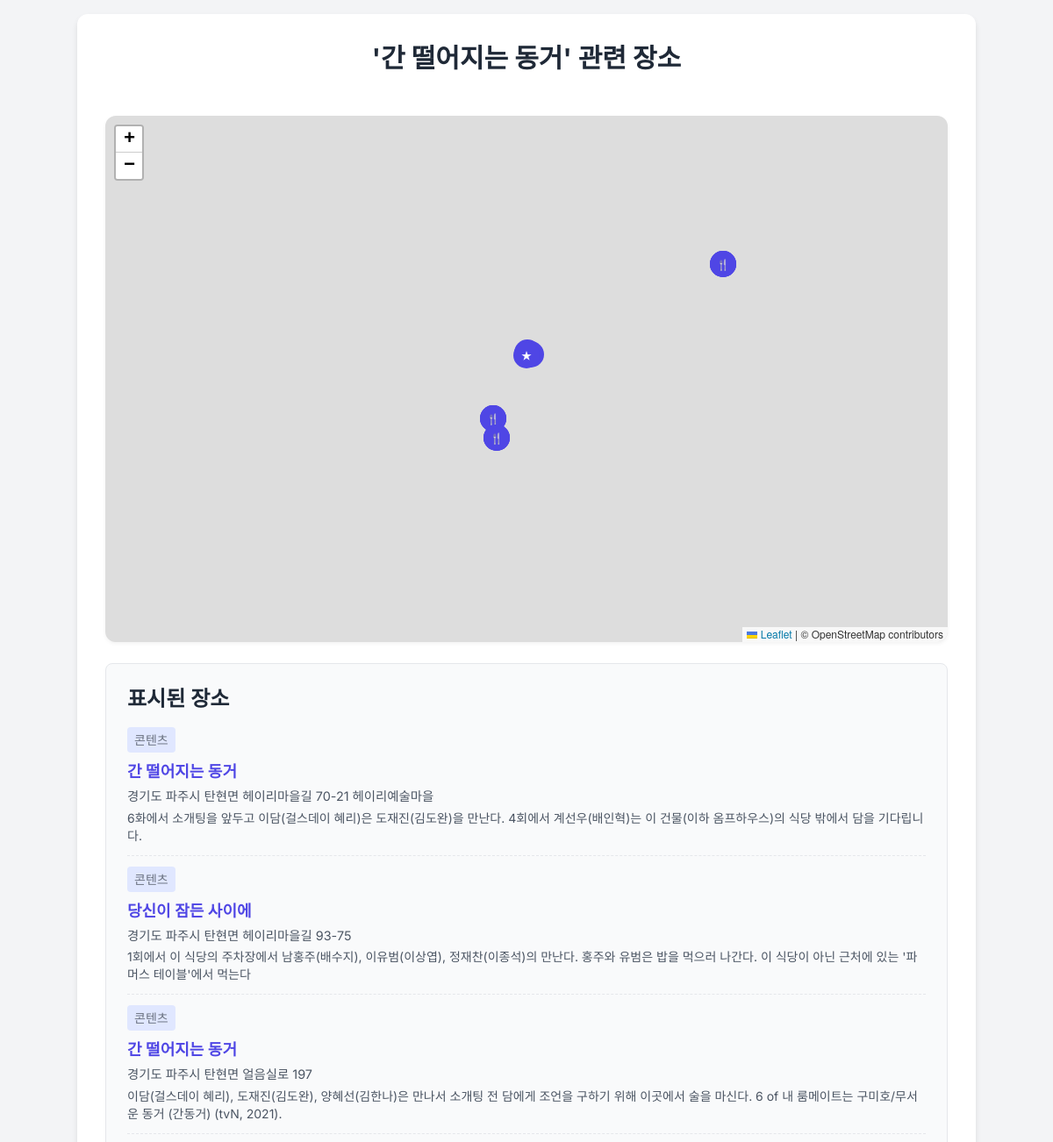
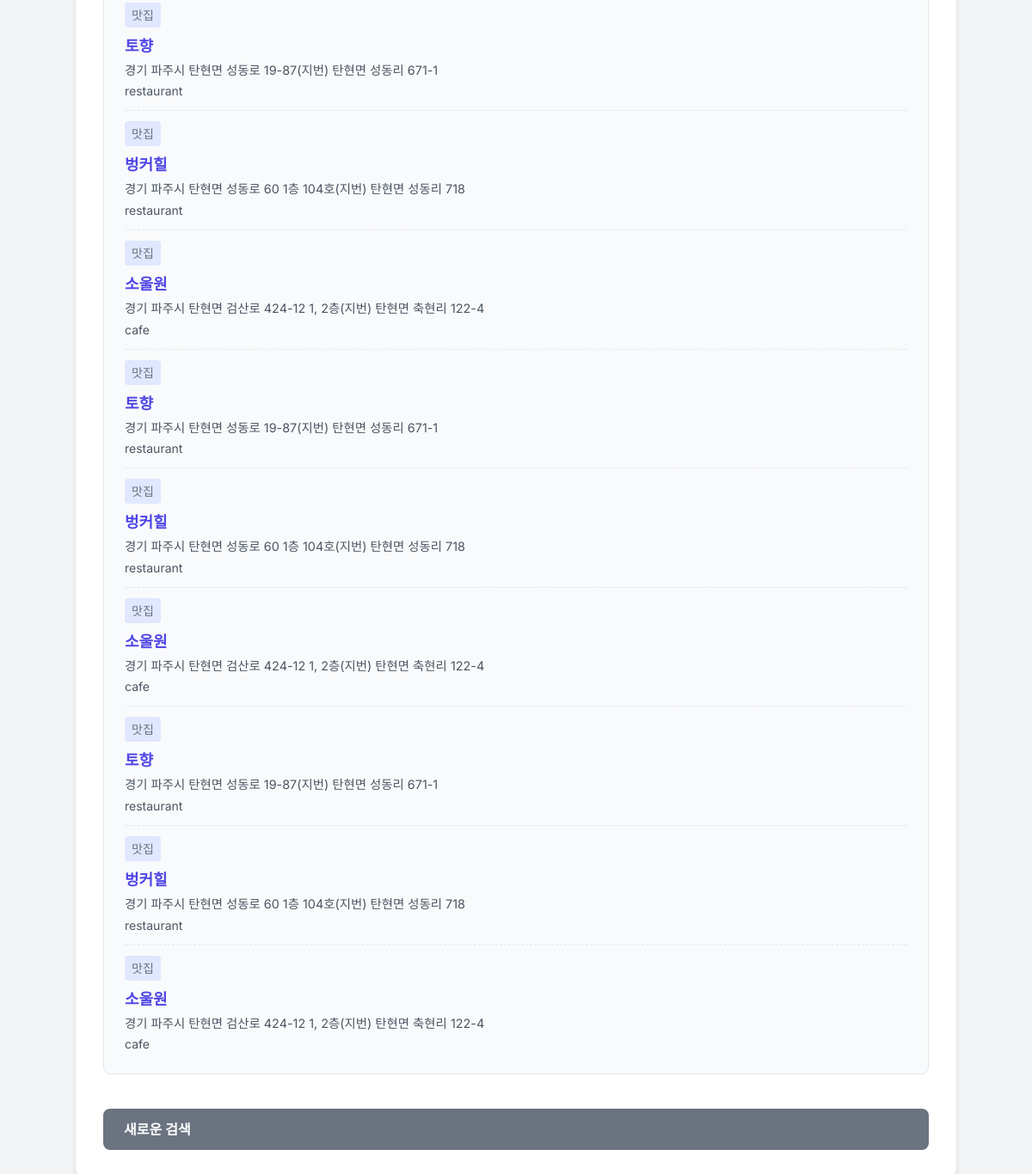
The app's page /map/131/ with its own data (2 pictures, top to bottom).
### myapp/models.py (models this page shows, shortened)
class Content(models.Model):
    media_type = models.CharField(max_length=100, verbose_name="미디어타입")
    title = models.CharField(max_length=255, verbose_name="제목")
    place_name = models.CharField(max_length=255, verbose_name="장소명")
    place_type = models.CharField(max_length=100, verbose_name="장소타입", null=True, blank=True)
    place_description = models.TextField(verbose_name="장소설명", null=True, blank=True)
    address = models.CharField(max_length=255, verbose_name="주소", null=True, blank=True)
    latitude = models.FloatField(verbose_name="위도", null=True, blank=True)
    longitude = models.FloatField(verbose_name="경도", null=True, blank=True)
    address_region = models.CharField(max_length=100, verbose_name="주소_지역명", null=True, blank=True)
    actors = models.ManyToManyField(Actor, related_name='contents', verbose_name="배우이름")
    class Meta:
        verbose_name = "콘텐츠"
        verbose_name_plural = "콘텐츠 목록"

class Restaurant(models.Model):
    Name = models.CharField(max_length=255)
    Category = models.CharField(max_length=255)
    Score = models.FloatField(null=True, blank=True)
    Review_Num = models.IntegerField()
    Link = models.URLField(max_length=500)
    Addr = models.CharField(max_length=500)
    Area = models.CharField(max_length=500)
    latitude = models.FloatField(null=True, blank=True)
    longitude = models.FloatField(null=True, blank=True)

### myapp/views.py (the view, shortened to what this page needs)
# urls.py: path('map/<int:content_id>/', views.map_view, name='map_view'), # 지도 상세 페이지
def map_view(request, content_id):
    selected_content = get_object_or_404(Content, id=content_id)
    base_lat = selected_content.latitude
    base_lon = selected_content.longitude
    if base_lat is None or base_lon is None:
        return render(request, 'myapp/map.html', {'error_message': '선택된 콘텐츠의 위치 정보가 없습니다.'})
    locations_for_map = []
    path_coordinates = []
    locations_for_map.append({
        'id': selected_content.id,
        'name': selected_content.title,
        'type': '콘텐츠',
        'latitude': base_lat,
        'longitude': base_lon,
        'address': selected_content.address,
        'description': selected_content.place_description,
    })
    path_coordinates.append([base_lat, base_lon])
    nearby_contents = find_nearby_locations(
        base_lat, base_lon, Content,
        exclude_id=selected_content.id,
        limit=2,
        max_distance_km=10
    )
    for nc in nearby_contents:
        locations_for_map.append({
            'id': nc.id,
            'name': nc.title,
            'type': '콘텐츠',
            'latitude': nc.latitude,
            'longitude': nc.longitude,
            'address': nc.address,
            'description': nc.place_description,
        })
        path_coordinates.append([nc.latitude, nc.longitude])
    content_points = [loc for loc in locations_for_map if loc['type'] == '콘텐츠']
    for point in content_points:
        lat = point['latitude']
        lon = point['longitude']
        nearby_restaurants = find_nearby_locations(lat, lon, Restaurant, limit=3, max_distance_km=5)
        for r in nearby_restaurants:
            locations_for_map.append({
                'id': r.id,
                'name': r.Name,  # 모델 필드명이 Name
                'type': '맛집',
                'latitude': r.latitude,
                'longitude': r.longitude,
                'address': r.Addr,  # 모델 필드명이 Addr
                'description': r.Category,  # 간단하게 카테고리 표시
            })
        nearby_hotels = find_nearby_locations(lat, lon, Hotel, limit=3, max_distance_km=5)
    context = {
        'selected_content': selected_content,
        'locations_json': locations_for_map,
        'path_coords_json': path_coordinates,
    }
    return render(request, 'myapp/map.html', context)

### myapp/utils.py (called while the page is built)
def haversine_distance(lat1, lon1, lat2, lon2):
    R = 6371  # 지구의 평균 반지름 (킬로미터)
    lat1_rad = math.radians(lat1)
    lon1_rad = math.radians(lon1)
    lat2_rad = math.radians(lat2)
    lon2_rad = math.radians(lon2)
    dlat = lat2_rad - lat1_rad
    dlon = lon2_rad - lon1_rad
    a = math.sin(dlat / 2)**2 + math.cos(lat1_rad) * math.cos(lat2_rad) * math.sin(dlon / 2)**2
    c = 2 * math.atan2(math.sqrt(a), math.sqrt(1 - a))
    distance = R * c
    return distance

def find_nearby_locations(target_lat, target_lon, model, exclude_id=None, limit=3, max_distance_km=5):
    nearby_objects = []
    qs = model.objects.filter(latitude__isnull=False, longitude__isnull=False)
    if exclude_id:
        qs = qs.exclude(id=exclude_id)
    for obj in qs:
        distance = haversine_distance(target_lat, target_lon, obj.latitude, obj.longitude)
        if distance <= max_distance_km:
            nearby_objects.append({'obj': obj, 'distance': distance})
    nearby_objects.sort(key=lambda x: x['distance'])
    return [item['obj'] for item in nearby_objects[:limit]]

### myapp/templates/myapp/map.html (shortened to what this page needs)
<!DOCTYPE html>
<html lang="ko">
<head>
    <script src="https://cdn.tailwindcss.com"></script>
    <link
      rel="stylesheet"
      href="https://unpkg.com/leaflet@1.9.4/dist/leaflet.css"
    />
</head>
<body class="p-4">
    <div class="container">
        <h1 class="text-3xl font-bold text-center mb-6 text-gray-800">
            {% if selected_content %}
                '{{ selected_content.title }}' 관련 장소
            {% else %}
                지도
            {% endif %}
        </h1>
        {% if error_message %}
            <div class="bg-red-100 border border-red-400 text-red-700 px-4 py-3 rounded relative" role="alert">
                <strong class="font-bold">오류!</strong>
                <span class="block sm:inline">{{ error_message }}</span>
            </div>
            <a href="{% url 'myapp:search' %}" class="back-button">검색 페이지로 돌아가기</a>
        {% else %}
            <div id="map"></div>
            <div class="info-panel">
                <h2 class="text-2xl font-semibold mb-4 text-gray-800">표시된 장소</h2>
                {% for location in locations_json %}
                    <div class="info-item">
                        <p class="info-type">{{ location.type }}</p>
                        <p class="info-title">{{ location.name }}</p>
                        <p class="info-address">{{ location.address|default:"주소 정보 없음" }}</p>
                        {% if location.description %}
                            <p class="text-sm text-gray-600 mt-1">{{ location.description }}</p>
                        {% endif %}
                    </div>
                {% endfor %}
            </div>
            <a href="{% url 'myapp:search' %}" class="back-button">새로운 검색</a>
        {% endif %}
    </div>
</body>
</html>

### myapp/templates/myapp/map.html (style rules this page uses)
body { font-family: 'Inter', sans-serif; background-color: #f3f4f6; color: #333; }
.container { max-width: 1200px; margin: 0 auto; padding: 2rem; background-color: #fff; border-radius: 0.75rem; box-shadow: 0 4px 6px rgba(0, 0, 0, 0.1); display: flex; flex-direction: column; gap: 1.5rem; }
#map { height: 600px; width: 100%; border-radius: 0.75rem; box-shadow: 0 2px 4px rgba(0, 0, 0, 0.05); }
.info-panel { background-color: #f9fafb; border: 1px solid #e5e7eb; border-radius: 0.5rem; padding: 1.5rem; }
.info-item { margin-bottom: 0.75rem; padding-bottom: 0.75rem; border-bottom: 1px dashed #e5e7eb; }
.info-item:last-child { margin-bottom: 0; padding-bottom: 0; border-bottom: none; }
.info-title { font-size: 1.125rem; font-weight: 600; color: #4f46e5; margin-bottom: 0.25rem; }
.info-type { font-size: 0.875rem; color: #6b7280; font-weight: 500; margin-bottom: 0.5rem; padding: 0.25rem 0.5rem; background-color: #e0e7ff; border-radius: 0.25rem; display: inline-block; }
.info-address { font-size: 0.9rem; color: #4b5563; }
.back-button { background-color: #6b7280; color: white; padding: 0.75rem 1.5rem; border-radius: 0.5rem; font-weight: 600; cursor: pointer; transition: background-color 0.2s; display: inline-block; text-decoration: none; margin-top: 1rem; }

### records on screen
Content: title "간 떨어지는 동거", name "간 떨어지는 동거", address "경기도 파주시 탄현면 헤이리마을길 70-21 헤이리예술마을", description "6화에서 소개팅을 앞두고 이담(걸스데이 혜리)은 도재진(김도완)을 만난다. 4회에서 계선우(배인혁)는 이 건물(이하 옴프하우스)의 식당 밖에서 담을 기다립니다."
Content: name "당신이 잠든 사이에", address "경기도 파주시 탄현면 헤이리마을길 93-75", description "1회에서 이 식당의 주차장에서 남홍주(배수지), 이유범(이상엽), 정재찬(이종석)의 만난다. 홍주와 유범은 밥을 먹으러 나간다. 이 식당이 아닌 근처에 있는 '파머스 테이블'에서 먹는다"
Content: name "간 떨어지는 동거", address "경기도 파주시 탄현면 얼음실로 197", description "이담(걸스데이 혜리), 도재진(김도완), 양혜선(김한나)은 만나서 소개팅 전 담에게 조언을 구하기 위해 이곳에서 술을 마신다. 6 of 내 룸메이트는 구미호/무서운 동거 (간동거) (tvN, 2021)."
Restaurant: name "토향" "토향" "토향", address "경기 파주시 탄현면 성동로 19-87(지번) 탄현면 성동리 671-1" "경기 파주시 탄현면 성동로 19-87(지번) 탄현면 성동리 671-1" "경기 파주시 탄현면 성동로 19-87(지번) 탄현면 성동리 671-1", description "restaurant" "restaurant" "restaurant"
Restaurant: name "벙커힐" "벙커힐" "벙커힐", address "경기 파주시 탄현면 성동로 60 1층 104호(지번) 탄현면 성동리 718" "경기 파주시 탄현면 성동로 60 1층 104호(지번) 탄현면 성동리 718" "경기 파주시 탄현면 성동로 60 1층 104호(지번) 탄현면 성동리 718", description "restaurant" "restaurant" "restaurant"
Restaurant: name "소울원" "소울원" "소울원", address "경기 파주시 탄현면 검산로 424-12 1, 2층(지번) 탄현면 축현리 122-4" "경기 파주시 탄현면 검산로 424-12 1, 2층(지번) 탄현면 축현리 122-4" "경기 파주시 탄현면 검산로 424-12 1, 2층(지번) 탄현면 축현리 122-4", description "cafe" "cafe" "cafe"

### other values on screen
{{ location.type }} "콘텐츠" "콘텐츠" "콘텐츠" "맛집" "맛집" "맛집" "맛집" "맛집" "맛집" "맛집" "맛집" "맛집"
